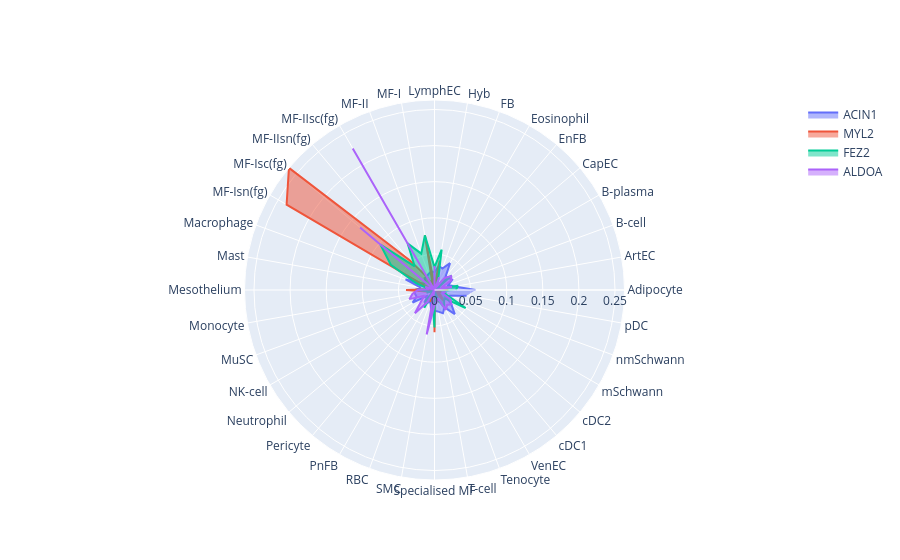

Notebook cell for this chart:
### Code cell
import plotly.graph_objects as go

generate_goScatter(genes = ['ACIN1', 'MYL2', 'FEZ2', 'ALDOA'], expression=proportion_cell_expression)

### Figure 1 — Plotly figure (JSON) as saved in the notebook; plotly's stock layout.template omitted (floating-point values rounded to 4 significant figures)
{"data": [{"fill": "toself", "name": "ACIN1", "r": [0.05689, 0.0285, 0.02016, 0.02822, 0.02573, 0.02371, 0.04301, 0.03173, 0.03403, 0.02459, 0.02618, 0.02379, 0.02152, 0.02135, 0.01553, 0.01793, 0.0427, 0.01934, 0.02711, 0.02762, 0.02647, 0.03497, 0.01192, 0.02136, 0.02095, 0.01705, 0.02682, 0.0287, 0.03039, 0.03418, 0.02769, 0.04369, 0.03041, 0.01766, 0.02303, 0.04508], "theta": ["Adipocyte", "ArtEC", "B-cell", "B-plasma", "CapEC", "EnFB", "Eosinophil", "FB", "Hyb", "LymphEC", "MF-I", "MF-II", "MF-IIsc(fg)", "MF-IIsn(fg)", "MF-Isc(fg)", "MF-Isn(fg)", "Macrophage", "Mast", "Mesothelium", "Monocyte", "MuSC", "NK-cell", "Neutrophil", "Pericyte", "PnFB", "RBC", "SMC", "Specialised MF", "T-cell", "Tenocyte", "VenEC", "cDC1", "cDC2", "mSchwann", "nmSchwann", "pDC"], "type": "scatterpolar"}, {"fill": "toself", "name": "MYL2", "r": [0.01927, 0.007564, 0.006484, 0.00293, 0.009058, 0.002952, 0.002509, 0.00611, 0.04123, 0.004897, 0.07691, 0.006863, 0.02095, 0.0542, 0.2632, 0.2365, 0.01041, 0.005745, 0.03946, 0.01105, 0.004171, 0.002982, 0.002305, 0.00647, 0.00718, 0.01747, 0.001935, 0.05845, 0.002982, 0.01794, 0.003507, 0.0198, 0.01138, 0.0009655, 0.01021, 0.003942], "theta": ["Adipocyte", "ArtEC", "B-cell", "B-plasma", "CapEC", "EnFB", "Eosinophil", "FB", "Hyb", "LymphEC", "MF-I", "MF-II", "MF-IIsc(fg)", "MF-IIsn(fg)", "MF-Isc(fg)", "MF-Isn(fg)", "Macrophage", "Mast", "Mesothelium", "Monocyte", "MuSC", "NK-cell", "Neutrophil", "Pericyte", "PnFB", "RBC", "SMC", "Specialised MF", "T-cell", "Tenocyte", "VenEC", "cDC1", "cDC2", "mSchwann", "nmSchwann", "pDC"], "type": "scatterpolar"}, {"fill": "toself", "name": "FEZ2", "r": [0.02974, 0.03299, 0.002883, 0.004122, 0.03105, 0.01439, 0.002649, 0.01472, 0.05694, 0.03175, 0.07687, 0.05359, 0.07464, 0.04281, 0.09768, 0.06985, 0.02656, 0.00744, 0.02327, 0.01021, 0.01036, 0.002998, 0.000724, 0.01832, 0.02835, 0.0009202, 0.01663, 0.05198, 0.002777, 0.0158, 0.02705, 0.02066, 0.0181, 0.04983, 0.01563, 0.01571], "theta": ["Adipocyte", "ArtEC", "B-cell", "B-plasma", "CapEC", "EnFB", "Eosinophil", "FB", "Hyb", "LymphEC", "MF-I", "MF-II", "MF-IIsc(fg)", "MF-IIsn(fg)", "MF-Isc(fg)", "MF-Isn(fg)", "Macrophage", "Mast", "Mesothelium", "Monocyte", "MuSC", "NK-cell", "Neutrophil", "Pericyte", "PnFB", "RBC", "SMC", "Specialised MF", "T-cell", "Tenocyte", "VenEC", "cDC1", "cDC2", "mSchwann", "nmSchwann", "pDC"], "type": "scatterpolar"}, {"fill": "toself", "name": "ALDOA", "r": [0, 0.02452, 0.01048, 0.02716, 0.03005, 0.02182, 0.00447, 0.01882, 0, 0.03319, 1.273e-05, 5.443e-06, 0.2264, 0, 0.1346, 0, 0.0138, 0.007354, 0.02309, 0.0311, 0.03698, 0.01603, 0.02413, 0.04218, 0.0193, 0, 0.06245, 0.02111, 0.01713, 0.01234, 0.0317, 0.02713, 0.03072, 0.02521, 0.01082, 0.01589], "theta": ["Adipocyte", "ArtEC", "B-cell", "B-plasma", "CapEC", "EnFB", "Eosinophil", "FB", "Hyb", "LymphEC", "MF-I", "MF-II", "MF-IIsc(fg)", "MF-IIsn(fg)", "MF-Isc(fg)", "MF-Isn(fg)", "Macrophage", "Mast", "Mesothelium", "Monocyte", "MuSC", "NK-cell", "Neutrophil", "Pericyte", "PnFB", "RBC", "SMC", "Specialised MF", "T-cell", "Tenocyte", "VenEC", "cDC1", "cDC2", "mSchwann", "nmSchwann", "pDC"], "type": "scatterpolar"}], "layout": {"autosize": true, "polar": {"angularaxis": {"type": "category"}, "radialaxis": {"autorange": true, "range": [0, 0.2632], "type": "linear"}}}}
